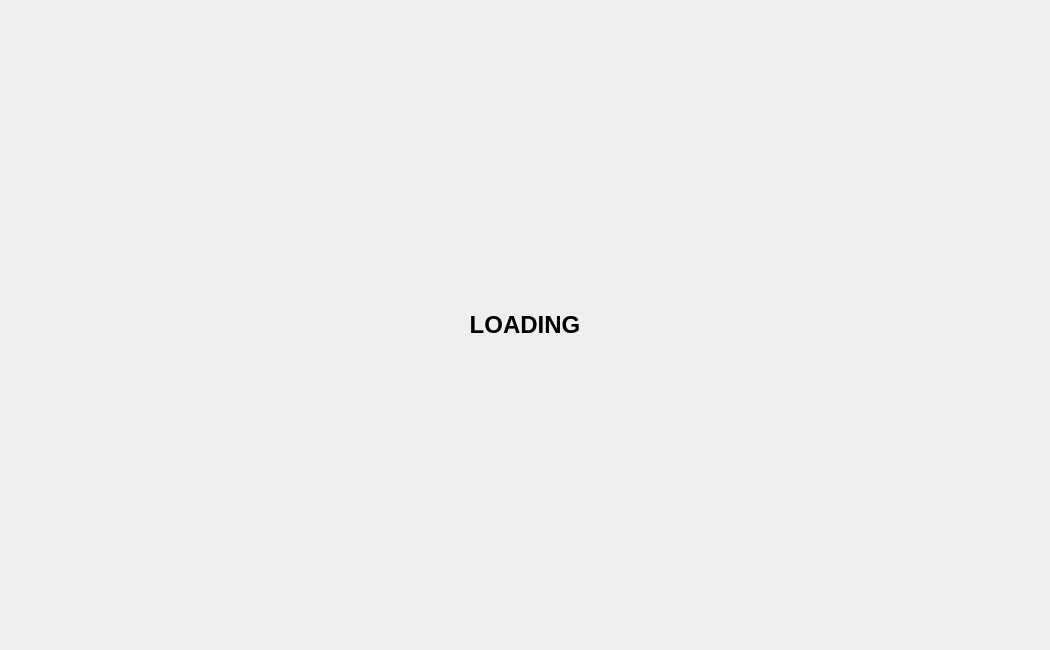
<?xml version="1.0" encoding="UTF-8"?>
<ui version="4.0">
 <class>LoadingWindow</class>
 <widget class="QWidget" name="LoadingWindow">
  <property name="geometry">
   <rect>
    <x>0</x>
    <y>0</y>
    <width>1050</width>
    <height>650</height>
   </rect>
  </property>
  <property name="sizePolicy">
   <sizepolicy hsizetype="Fixed" vsizetype="Fixed">
    <horstretch>0</horstretch>
    <verstretch>0</verstretch>
   </sizepolicy>
  </property>
  <property name="windowTitle">
   <string>MLB Manager</string>
  </property>
  <layout class="QGridLayout" name="gridLayout">
   <item row="1" column="1">
    <widget class="QLabel" name="label">
     <property name="sizePolicy">
      <sizepolicy hsizetype="Preferred" vsizetype="Preferred">
       <horstretch>0</horstretch>
       <verstretch>0</verstretch>
      </sizepolicy>
     </property>
     <property name="text">
      <string>&lt;html&gt;&lt;head/&gt;&lt;body&gt;&lt;p&gt;&lt;span style=&quot; font-size:18pt; font-weight:600;&quot;&gt;LOADING&lt;/span&gt;&lt;/p&gt;&lt;/body&gt;&lt;/html&gt;</string>
     </property>
     <property name="textFormat">
      <enum>Qt::RichText</enum>
     </property>
     <property name="alignment">
      <set>Qt::AlignCenter</set>
     </property>
    </widget>
   </item>
  </layout>
 </widget>
 <resources/>
 <connections/>
</ui>
